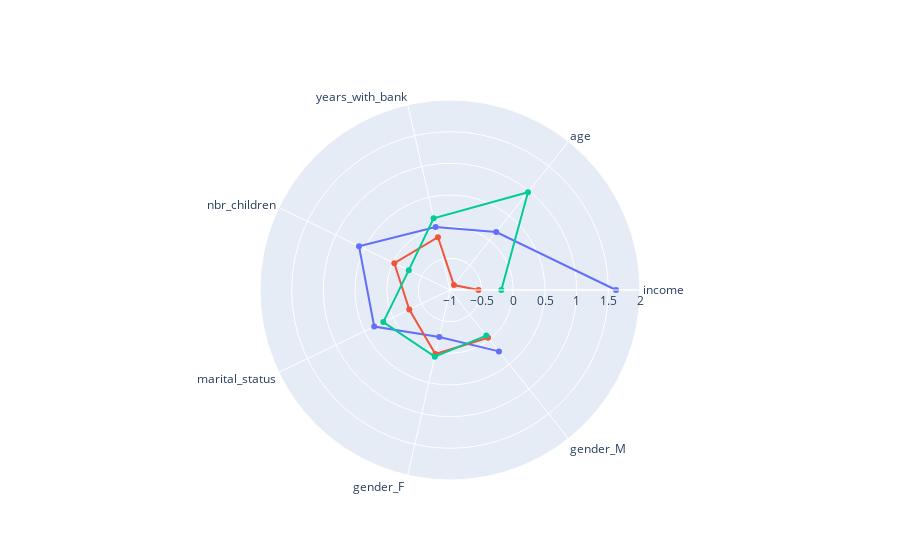

Notebook source saved alongside this figure:
### Code cell
import plotly.graph_objects as go


fig = go.Figure()

fig.add_trace(go.Scatterpolar(
      r=cluster_groups.iloc[0].tolist(),
      theta=categories,
      name='Cluster 0'
))

fig.add_trace(go.Scatterpolar(
      r=cluster_groups.iloc[1].tolist(),
      theta=categories,
      
      name='Cluster 1'
))
fig.add_trace(go.Scatterpolar(
      r=cluster_groups.iloc[2].tolist(),
      theta=categories,
      
      name='Cluster 2'
))

fig.update_layout(
  polar=dict(
    radialaxis=dict(
      visible=True,
      range=[-1,2]
    )),
  showlegend=False
)

fig.show()

### Figure 1 — Plotly figure (JSON) as saved in the notebook; plotly's stock layout.template omitted (floating-point values rounded to 4 significant figures)
{"data": [{"name": "Cluster 0", "r": [1.621, 0.1708, 0.01885, 0.5947, 0.3283, -0.2397, 0.2397], "theta": ["income", "age", "years_with_bank", "nbr_children", "marital_status", "gender_F ", "gender_M "], "type": "scatterpolar"}, {"name": "Cluster 1", "r": [-0.5486, -0.9005, -0.145, -0.02429, -0.2864, 0.03708, -0.03708], "theta": ["income", "age", "years_with_bank", "nbr_children", "marital_status", "gender_F ", "gender_M "], "type": "scatterpolar"}, {"name": "Cluster 2", "r": [-0.1894, 0.9749, 0.1615, -0.2783, 0.1686, 0.07998, -0.07998], "theta": ["income", "age", "years_with_bank", "nbr_children", "marital_status", "gender_F ", "gender_M "], "type": "scatterpolar"}], "layout": {"polar": {"radialaxis": {"range": [-1, 2], "visible": true}}, "showlegend": false}}
